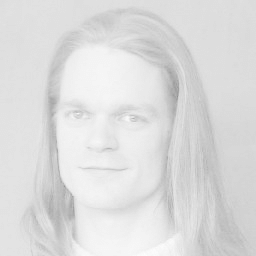
#> input picture parn/im/low_contrast-man.png, 256 x 256 px
$ python 4_modif-contras.py
#> lines starting #> are read from the running program, lines starting #| are printed output that depends on the picture
#> further down, img is the input picture: shape (256, 256, 3); min 143, max 253, mean 220.5
import numpy as np
import matplotlib.pyplot as plt
import cv2 as cv

def histogram(input, input2):
    input = cv.cvtColor(input, cv.COLOR_BGR2GRAY)
    hist = cv.calcHist([input],[0],None,[256],[0,256])
    plot_img = cv.cvtColor(input, cv.COLOR_BGR2RGB)

    input2 = cv.cvtColor(input2, cv.COLOR_BGR2GRAY)
    hist2 = cv.calcHist([input2],[0],None,[256],[0,256])
    plot_img2 = cv.cvtColor(input2, cv.COLOR_BGR2RGB)

    plt.subplot(221)
    plt.imshow(plot_img)
    plt.title("Original image")
    plt.subplot(222)
    plt.plot(hist)
    plt.title("Original image histogram")
    plt.subplot(223)
    plt.imshow(plot_img2)
    plt.title("Modif-converted image")
    plt.subplot(224)
    plt.plot(hist2)
    plt.title("Modif-converted image histogram")
    plt.show()

def finding_pixel(input):
    mx = max(input.ravel())
#> mx = 253
    mn = min(input.ravel())
#> mn = 143
    return mx, mn


def finding_quan(input):
    mx, mn = finding_pixel(input)
#> mx = 253; mn = 143
    pl = np.quantile(range(mn, mx+1), 0.005)
#> pl = 143.6
    ph = np.quantile(range(mn, mx+1), 0.995)
#> ph = 252.4
    return pl, ph


def modif_cs(input, low, high):
    input = cv.cvtColor(input, cv.COLOR_BGR2GRAY)
    pl, ph = finding_quan(input)
#> pl = 143.6; ph = 252.4
    height, width = input.shape[:2]
#> height = 256; width = 256
    new_pix = np.zeros((height,width))
    for i in range(height):
        for j in range(width):
            if (input[i][j] <= pl):
                new_pix[i][j] = low + ((input[i][j]-pl)*(high-low))/(ph-pl)

            elif(input[i][j] > pl and input[i][j] < ph):
                new_pix[i][j] = low + ((input[i][j]-pl)*(high-low))/(ph-pl)

            elif (input[i][j] >= pl):
                new_pix[i][j] = high + ((input[i][j]-pl)*(high-low))/(ph-pl)
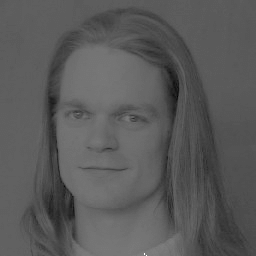
#> new_pix: shape (256, 256) float64; min -1.29, max 511.3, mean 180.1; drawn with min black and max white

    new_p = new_pix.astype(np.uint8)
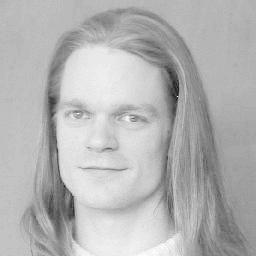
#> new_p: shape (256, 256); min 17, max 255, mean 179.6
    img = cv.cvtColor(input, cv.COLOR_BGR2RGB)
    new_p = cv.cvtColor(new_p, cv.COLOR_BGR2RGB)
#> new_p: shape (256, 256, 3)

    return new_p


img = cv.imread("./im/low_contrast-man.png")
result = modif_cs(img, 0, 255)
histogram(img, result)
#> in histogram, `hist = cv.calcHist([input],[0],None,[256],[0,256])`: hist = 256 values, max 6785 at index 221, min 0 at index 0, mean 256
#> in histogram, `hist2 = cv.calcHist([input2],[0],None,[256],[0,256])`: hist2 = 256 values, max 6785 at index 181, min 0 at index 0, mean 256
#> in histogram, `plt.show()`:
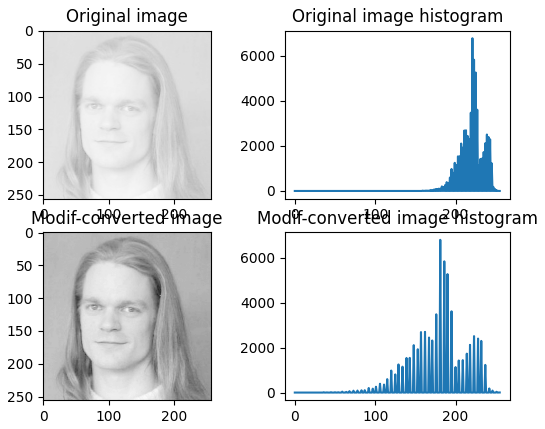
#> figure drawn by matplotlib, 4 panels; panel 2: curve peaks at x = 221, y = 6785; panel 4: curve peaks at x = 181, y = 6785
